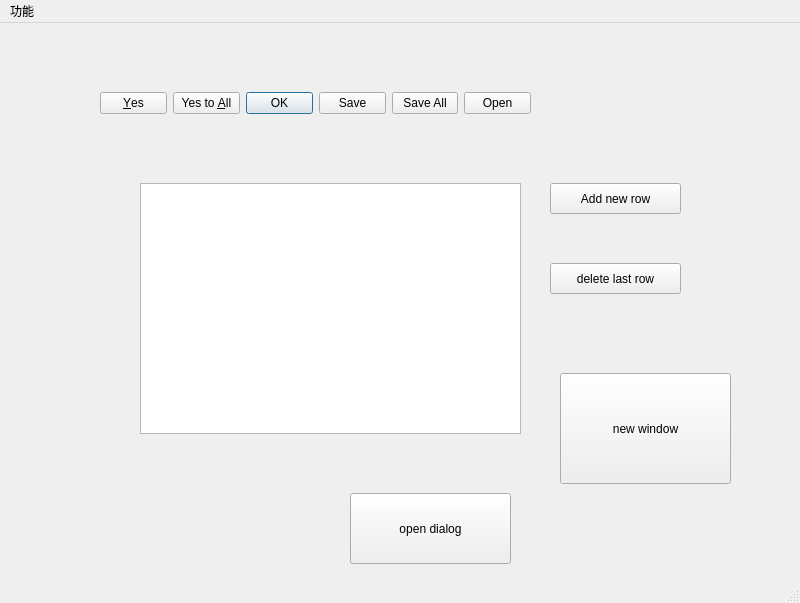
<?xml version="1.0" encoding="UTF-8"?>
<ui version="4.0">
 <class>MainWindow</class>
 <widget class="QMainWindow" name="MainWindow">
  <property name="windowModality">
   <enum>Qt::NonModal</enum>
  </property>
  <property name="geometry">
   <rect>
    <x>0</x>
    <y>0</y>
    <width>800</width>
    <height>603</height>
   </rect>
  </property>
  <property name="sizePolicy">
   <sizepolicy hsizetype="MinimumExpanding" vsizetype="MinimumExpanding">
    <horstretch>0</horstretch>
    <verstretch>0</verstretch>
   </sizepolicy>
  </property>
  <property name="windowTitle">
   <string>MainWindow</string>
  </property>
  <widget class="QWidget" name="centralwidget">
   <widget class="QPushButton" name="pushButton">
    <property name="geometry">
     <rect>
      <x>550</x>
      <y>160</y>
      <width>131</width>
      <height>31</height>
     </rect>
    </property>
    <property name="text">
     <string>Add new row</string>
    </property>
   </widget>
   <widget class="QPushButton" name="pushButton_2">
    <property name="geometry">
     <rect>
      <x>550</x>
      <y>240</y>
      <width>131</width>
      <height>31</height>
     </rect>
    </property>
    <property name="text">
     <string>delete last row</string>
    </property>
   </widget>
   <widget class="QTableWidget" name="tableWidget">
    <property name="geometry">
     <rect>
      <x>140</x>
      <y>160</y>
      <width>381</width>
      <height>251</height>
     </rect>
    </property>
   </widget>
   <widget class="QDialogButtonBox" name="buttonBox">
    <property name="geometry">
     <rect>
      <x>100</x>
      <y>20</y>
      <width>431</width>
      <height>121</height>
     </rect>
    </property>
    <property name="standardButtons">
     <set>QDialogButtonBox::Ok|QDialogButtonBox::Open|QDialogButtonBox::Save|QDialogButtonBox::SaveAll|QDialogButtonBox::Yes|QDialogButtonBox::YesToAll</set>
    </property>
   </widget>
   <widget class="QPushButton" name="pushButton_3">
    <property name="geometry">
     <rect>
      <x>560</x>
      <y>350</y>
      <width>171</width>
      <height>111</height>
     </rect>
    </property>
    <property name="text">
     <string>new window</string>
    </property>
   </widget>
   <widget class="QPushButton" name="pushButton_4">
    <property name="geometry">
     <rect>
      <x>350</x>
      <y>470</y>
      <width>161</width>
      <height>71</height>
     </rect>
    </property>
    <property name="text">
     <string>open dialog</string>
    </property>
   </widget>
  </widget>
  <widget class="QMenuBar" name="menubar">
   <property name="geometry">
    <rect>
     <x>0</x>
     <y>0</y>
     <width>800</width>
     <height>23</height>
    </rect>
   </property>
   <widget class="QMenu" name="menu">
    <property name="title">
     <string>功能</string>
    </property>
    <addaction name="actionadd_Sqlite_source"/>
   </widget>
   <addaction name="menu"/>
  </widget>
  <widget class="QStatusBar" name="statusBar"/>
  <action name="actionadd_Sqlite_source">
   <property name="text">
    <string>add Sqlite source</string>
   </property>
  </action>
 </widget>
 <resources/>
 <connections/>
</ui>
